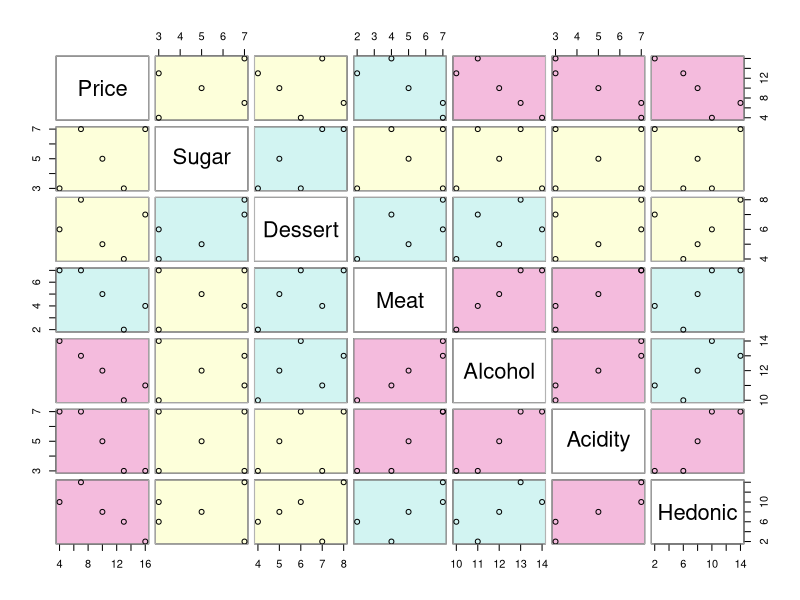
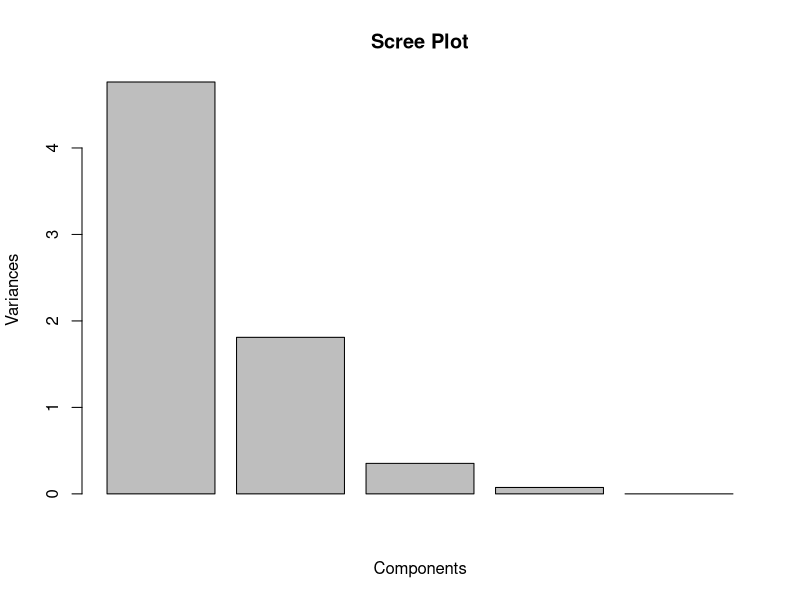
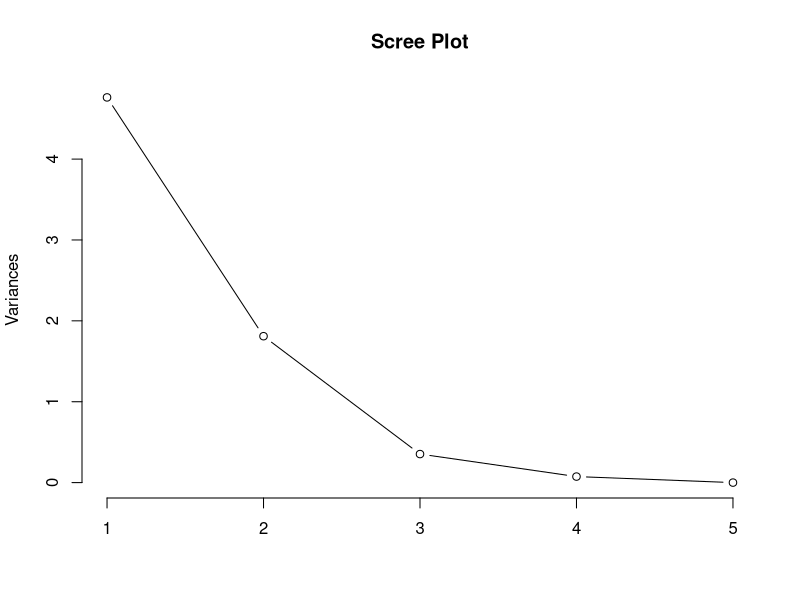
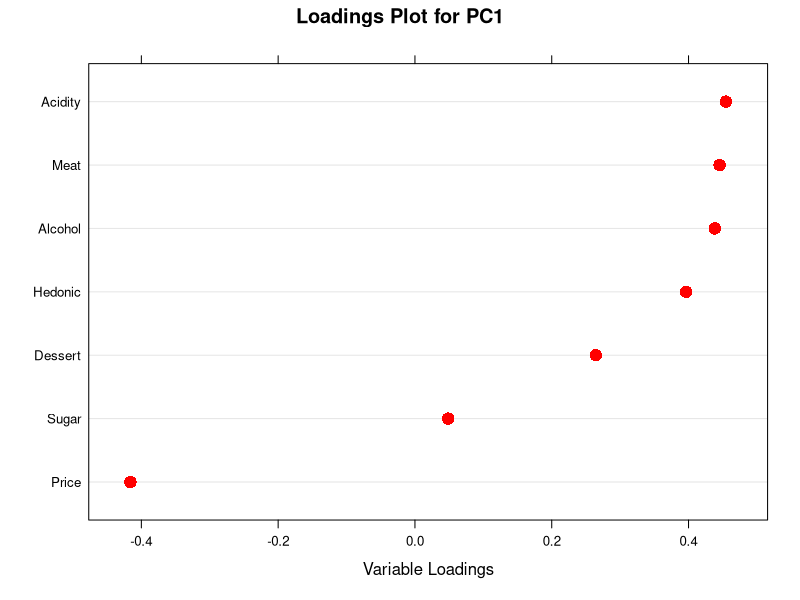
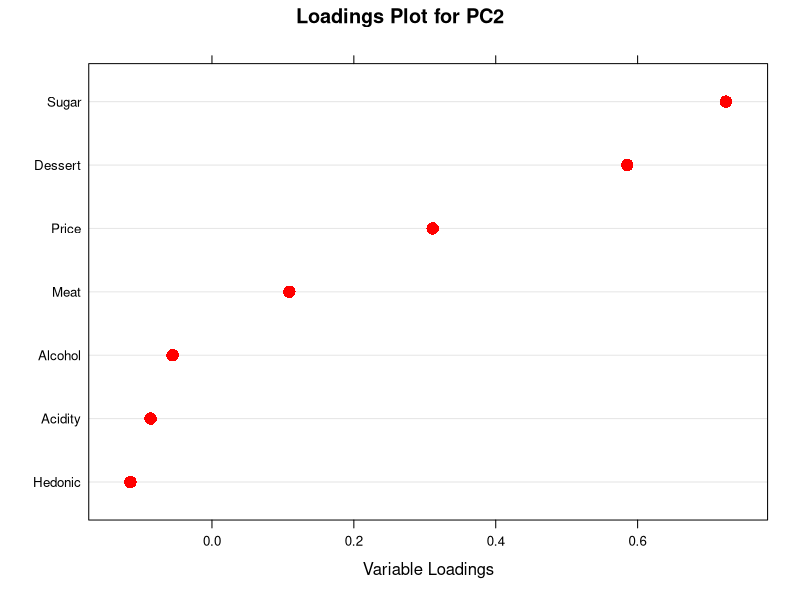
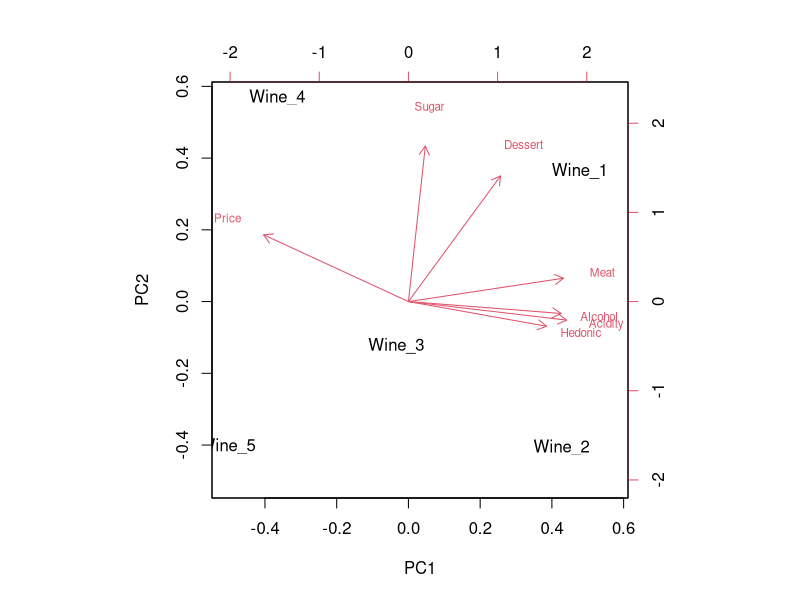

Generate these figures, in order, with R:
# Author: Steve Pittard - wsp@emory.edu, ticopittard@gmail.com 
# This video is in support of the following YouTube video:

# Using prcomp and varimax for PCA in R www.youtube.com/watch?v=PSuvMBtvJcA 
library(lattice)
library(gclus)

my.wines <- read.csv("./wines.csv", header=TRUE)
row.names(my.wines) <- my.wines[,1]
my.wines <- my.wines[,-1]

# Look at the correlations
my.abs     <- abs(cor(my.wines))
my.colors  <- dmat.color(my.abs)
my.ordered <- order.single(cor(my.wines))
cpairs(my.wines, my.ordered, panel.colors=my.colors, gap=0.5)

# Do the PCA 
my.prc <- prcomp(my.wines, center=TRUE, scale=TRUE)
summary(my.prc)


#retain only components having eigenvalues > 1
my.prc$sdev ^ 2   #equivalent to eigenvalues
screeplot(my.prc, main="Scree Plot", xlab="Components")
screeplot(my.prc, main="Scree Plot", type="line" )


# DotPlot PC1
load    <- my.prc$rotation
sorted.loadings <- load[order(load[, 1]), 1]
myTitle <- "Loadings Plot for PC1" 
myXlab  <- "Variable Loadings"
dotplot(sorted.loadings, main=myTitle, xlab=myXlab, cex=1.5, col="red")

# DotPlot PC2
sorted.loadings <- load[order(load[, 2]), 2]
myTitle <- "Loadings Plot for PC2"
myXlab  <- "Variable Loadings"
dotplot(sorted.loadings, main=myTitle, xlab=myXlab, cex=1.5, col="red")

# Now draw the BiPlot -- cosine of the angle between arrays is the correlation between them
biplot(my.prc, cex=c(1, 0.7))

# Apply the Varimax Rotation
my.var <- varimax(my.prc$rotation)
